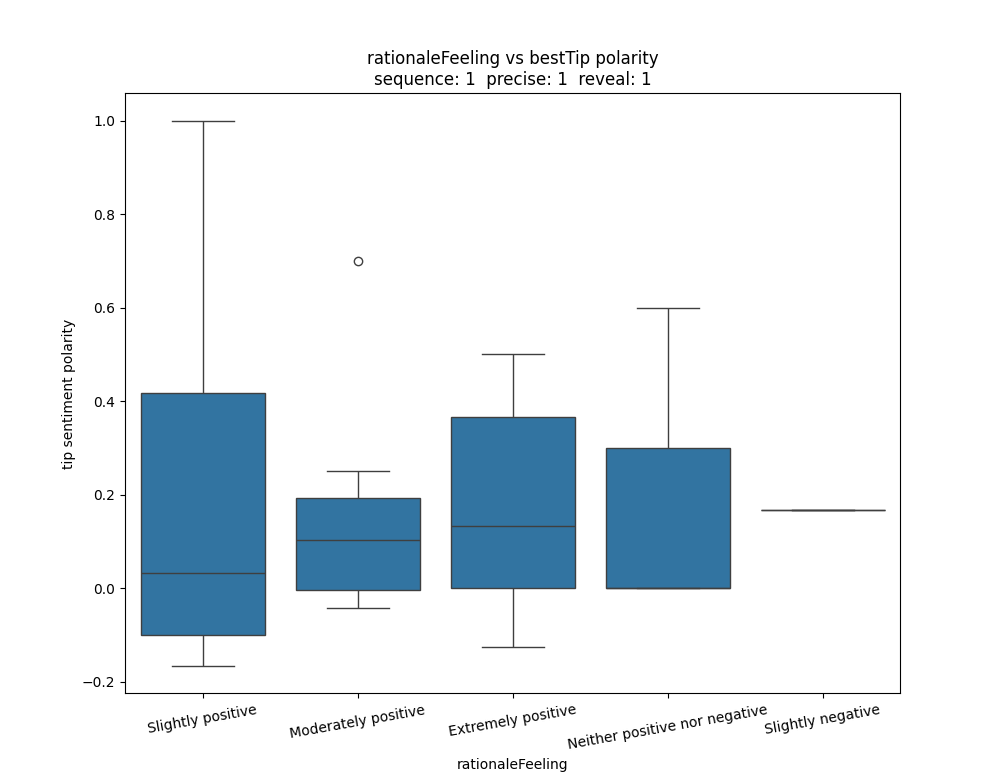

The Python source for this figure:
import pandas as pd
from scipy import stats
import matplotlib.pyplot as plt
import seaborn as sns

seq = 1
prec = 1
rev = 1

file_path = f"rationaleFeeling vs bestTip polarity\sent.csv"
df = pd.read_csv(file_path)
df = df[(df['con.sequence'] == seq) & (df['con.precise'] == prec) & (df['con.reveal'] == rev)]

# clean msising
df_cleaned = df.dropna(subset=["sentiment_polarity"])

groups_cleaned = [group['sentiment_polarity'].values for name, group in df_cleaned.groupby("rationaleFeeling")]

anova_result_cleaned = stats.f_oneway(*groups_cleaned)

print("F-statistic:", anova_result_cleaned.statistic)
print("p-value:", anova_result_cleaned.pvalue)

plt.figure(figsize=(10, 6))
sns.boxplot(data = df_cleaned, x = "rationaleFeeling", y = "sentiment_polarity")

plt.title("rationaleFeeling vs bestTip polarity" + "\n" + f"sequence: {seq}  precise: {prec}  reveal: {rev}")
plt.xlabel("rationaleFeeling")
plt.ylabel("tip sentiment polarity")
plt.xticks(rotation = 10)

plt.show()
